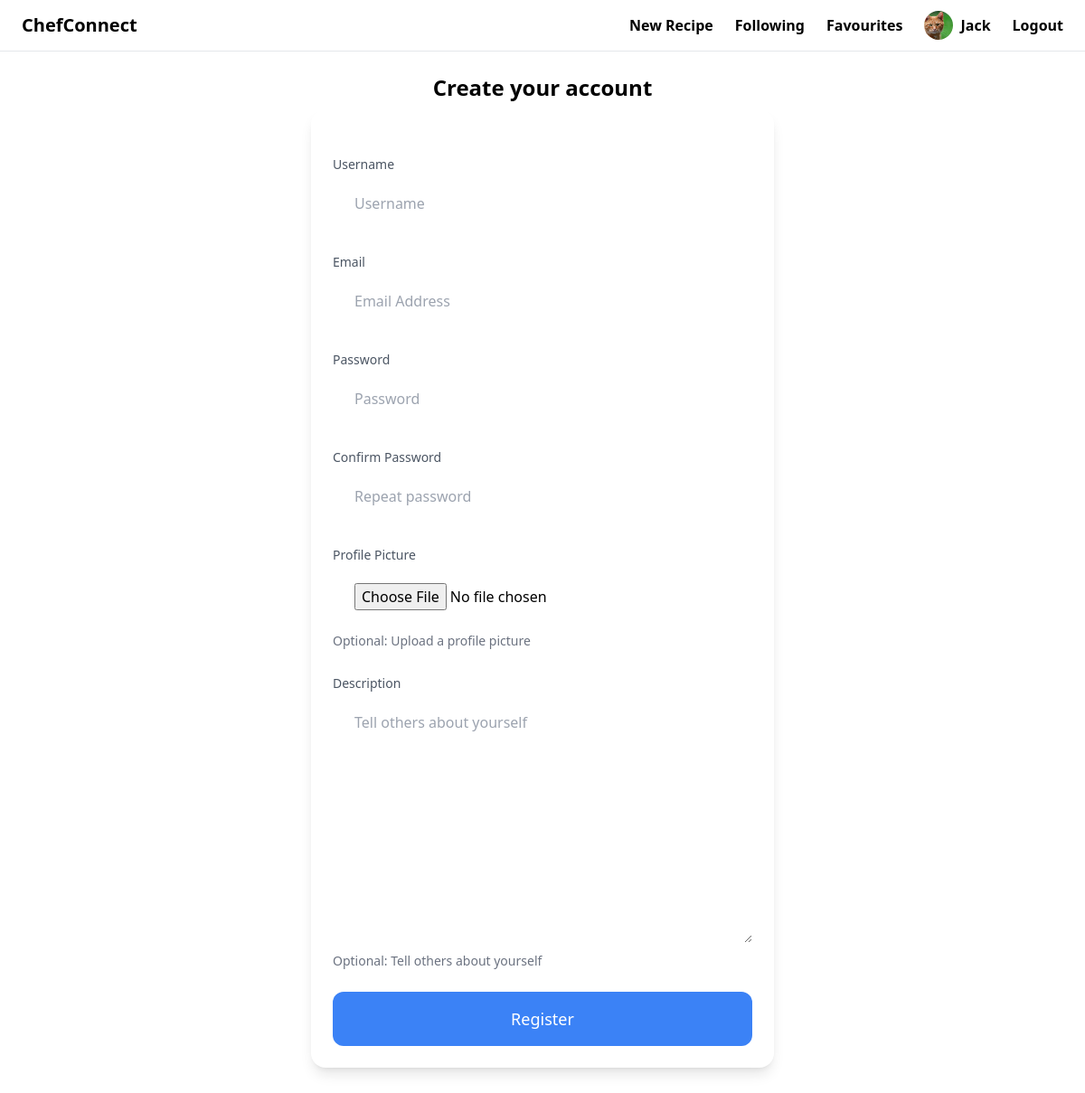
Screenshot of /users/register/ (signed in) with the database file from the repository.
### users/models.py (models this page shows, shortened)
class CustomUser(AbstractUser):
    profile_picture = models.ImageField(upload_to="profile_pictures", blank=True, null=True)  # media/profile_pictures
    description = models.TextField(blank=True, null=True)

### users/views.py (the view)
# urls.py: path('register/', register_view, name="register"),
def register_view(request):
    if request.method == "POST":
        form = RegisterForm(request.POST, request.FILES)
        print("Form data:", request.POST)
        print("Form is valid:", form.is_valid())
        if not form.is_valid():
            print("Form errors:", form.errors)
        if form.is_valid():
            user = form.save()
            print(f"User created: {user.username}")
            print(f"User password hash: {user.password}")  # Check if password is hashed
            username = form.cleaned_data.get('username')
            password = form.cleaned_data.get('password1')
            print("username:", username, "password:", password)
            test_user = authenticate(username=username, password=password)
            print(f"Test authentication after registration: {test_user}")
            if test_user is None:
                from django.contrib.auth import get_user_model
                User = get_user_model()
                db_user = User.objects.filter(username=username).first()
                print(f"User in database: {db_user}")
                if db_user:
                    print(f"DB user password hash: {db_user.password}")
            return redirect("users:login")
    else:
        form = RegisterForm()
    return render(request, "users/register.html", {"form": form})

### users/forms.py
class RegisterForm(CustomUserCreationForm):
    class Meta:
        model = CustomUser
        fields = ("username", "email", "password1", "password2", "profile_picture", "description")
    username = forms.CharField(widget=forms.TextInput(attrs={
        'placeholder': 'Username',
        'class': 'w-full py-4 px-6 rounded-xl'
    }))
    email = forms.EmailField(widget=forms.EmailInput(attrs={
        'placeholder': 'Email Address',
        'class': 'w-full py-4 px-6 rounded-xl'
    }))
    password1 = forms.CharField(widget=forms.PasswordInput(attrs={
        'placeholder': 'Password',
        'class': 'w-full py-4 px-6 rounded-xl'
    }))
    password2 = forms.CharField(widget=forms.PasswordInput(attrs={
        'placeholder': 'Repeat password',
        'class': 'w-full py-4 px-6 rounded-xl'
    }))
    profile_picture = forms.ImageField(required=False, widget=forms.FileInput(attrs={
        'class': 'w-full py-4 px-6 rounded-xl'
    }))
    description = forms.CharField(required=False, widget=forms.Textarea(attrs={
        'placeholder': 'Tell others about yourself',
        'class': 'w-full py-4 px-6 rounded-xl'
    }))

### users/templates/users/register.html (shortened to what this page needs)
{% extends 'base.html' %}
{% block content %}
    <div class="min-h-screen flex justify-center py-3">
        <div class="w-full max-w-lg mx-4">
            <h2 class="text-2xl font-bold text-center mb-2">Create your account</h2>
            <form method="POST" enctype="multipart/form-data" action="{% url 'users:register' %}"
                  class="bg-white p-6 rounded-2xl shadow-lg space-y-6">
                <div class="space-y-1">
                    <label class="text-gray-600 text-sm font-medium">Username</label>
                    {{ form.username }}
                </div>
                <div class="space-y-1">
                    <label class="text-gray-600 text-sm font-medium">Email</label>
                    {{ form.email }}
                </div>
                <div class="space-y-1">
                    <label class="text-gray-600 text-sm font-medium">Password</label>
                    {{ form.password1 }}
                </div>
                <div class="space-y-1">
                    <label class="text-gray-600 text-sm font-medium">Confirm Password</label>
                    {{ form.password2 }}
                </div>
                <div class="space-y-1">
                    <label class="text-gray-600 text-sm font-medium">Profile Picture</label>
                    <div class="relative">
                        {{ form.profile_picture }}
                        <div class="mt-2 text-sm text-gray-500">
                            Optional: Upload a profile picture
                        </div>
                    </div>
                </div>
                <div class="space-y-1">
                    <label class="text-gray-600 text-sm font-medium">Description</label>
                    {{ form.description }}
                    <div class="mt-1 text-sm text-gray-500">
                        Optional: Tell others about yourself
                    </div>
                </div>
                <button type="submit"
                        class="w-full py-4 px-8 text-lg bg-blue-500 hover:bg-blue-700 rounded-xl text-white transition-colors duration-200">
                    Register
                </button>
            </form>
        </div>
    </div>
{% endblock %}

### chefconnect/templates/base.html (shortened to what this page needs)
{% load static %}
<!doctype html>
<html>
<head>
    <script src="https://cdn.tailwindcss.com"></script>
</head>
<body>
<nav class="relative py-3 px-4 md:px-6 border-b border-gray-200">
    <div class="max-w-7xl mx-auto">
        <div class="flex justify-between items-center">
            <a href="/" class="text-xl font-semibold">ChefConnect</a>
            <div class="hidden md:flex items-center space-x-6">
                <a href="{% url 'recipe:add_recipe' %}" class="text-base font-semibold hover:text-gray-500">New
                    Recipe</a>
                <a href="{% url 'users:following' %}" class="text-base font-semibold hover:text-gray-500">Following</a>
                <a href="{% url 'recipe:saved_recipes' %}" class="text-base font-semibold hover:text-gray-500">Favourites</a>
                {% if request.user.is_authenticated %}
                    <a href="{% url 'users:profile' %}" class="flex items-center space-x-2">
                        {% if request.user.profile_picture %}
                            <img src="{{ request.user.profile_picture.url }}" alt="Profile"
                                 class="w-8 h-8 rounded-full object-cover">
                        {% else %}
                            <div class="w-8 h-8 rounded-full bg-gray-300 flex items-center justify-center">
                                <span class="text-gray-600">{{ request.user.username|first|upper }}</span>
                            </div>
                        {% endif %}
                        <span class="text-base font-semibold hover:text-gray-500">{{ request.user.username | capfirst }}</span>
                    </a>
                    <a href="{% url 'users:logout' %}"
                       class="text-base font-semibold hover:text-red-700">Logout</a>
                {% endif %}
            </div>
        </div>
    </div>
</nav>
<div class="px-4 md:px-6 py-3">
    {% block content %}
    {% endblock %}
</div>
</body>
</html>

### rows the page displays
CustomUser: user.profile_picture (picture), user.username "Jack"
